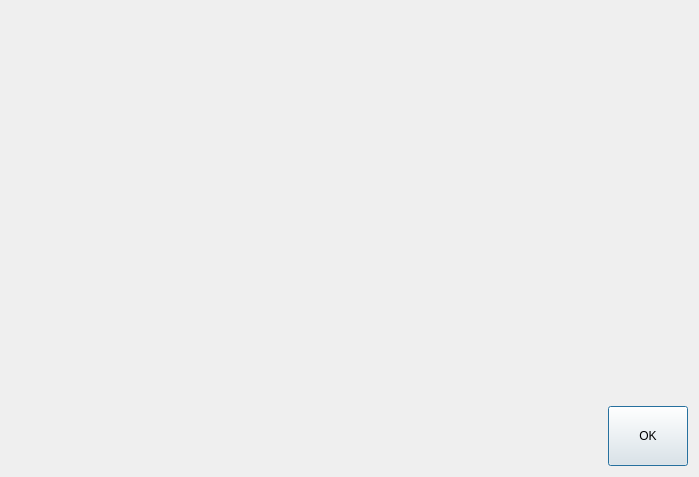
<?xml version="1.0" encoding="UTF-8"?>
<ui version="4.0">
 <author>Copyright 2010, Martin Koller</author>
 <class>WorkingTimes</class>
 <widget class="QDialog" name="WorkingTimes">
  <property name="geometry">
   <rect>
    <x>0</x>
    <y>0</y>
    <width>699</width>
    <height>477</height>
   </rect>
  </property>
  <property name="windowTitle">
   <string>Arbeitszeiten</string>
  </property>
  <layout class="QVBoxLayout" name="verticalLayout" stretch="1,0,0">
   <item>
    <layout class="QVBoxLayout" name="employeeLayout">
     <property name="sizeConstraint">
      <enum>QLayout::SetDefaultConstraint</enum>
     </property>
    </layout>
   </item>
   <item>
    <spacer name="verticalSpacer">
     <property name="orientation">
      <enum>Qt::Vertical</enum>
     </property>
     <property name="sizeType">
      <enum>QSizePolicy::Expanding</enum>
     </property>
     <property name="sizeHint" stdset="0">
      <size>
       <width>20</width>
       <height>40</height>
      </size>
     </property>
    </spacer>
   </item>
   <item>
    <layout class="QHBoxLayout" name="horizontalLayout">
     <item>
      <spacer name="horizontalSpacer">
       <property name="orientation">
        <enum>Qt::Horizontal</enum>
       </property>
       <property name="sizeHint" stdset="0">
        <size>
         <width>40</width>
         <height>20</height>
        </size>
       </property>
      </spacer>
     </item>
     <item>
      <widget class="QPushButton" name="pushButton">
       <property name="minimumSize">
        <size>
         <width>0</width>
         <height>60</height>
        </size>
       </property>
       <property name="text">
        <string>OK</string>
       </property>
       <property name="icon">
        <iconset resource="LillePOS.qrc">
         <normaloff>:/icons/ok.png</normaloff>:/icons/ok.png</iconset>
       </property>
       <property name="iconSize">
        <size>
         <width>32</width>
         <height>32</height>
        </size>
       </property>
      </widget>
     </item>
    </layout>
   </item>
  </layout>
 </widget>
 <resources>
  <include location="LillePOS.qrc"/>
 </resources>
 <connections>
  <connection>
   <sender>pushButton</sender>
   <signal>clicked()</signal>
   <receiver>WorkingTimes</receiver>
   <slot>accept()</slot>
   <hints>
    <hint type="sourcelabel">
     <x>510</x>
     <y>371</y>
    </hint>
    <hint type="destinationlabel">
     <x>278</x>
     <y>359</y>
    </hint>
   </hints>
  </connection>
 </connections>
</ui>
